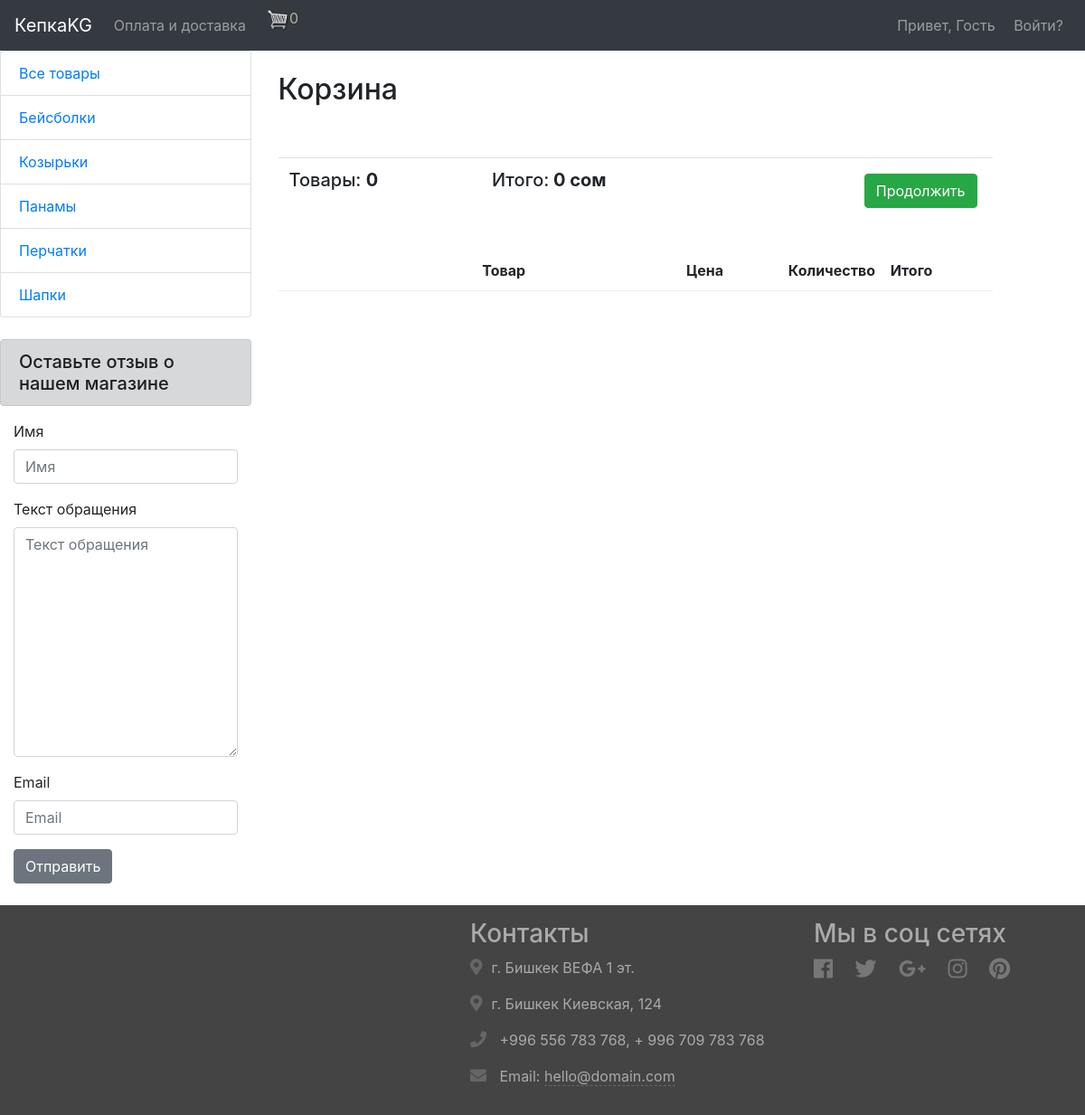
The page /order/cart/ on the database its author committed.
### product/models.py (models this page shows, shortened)
class Category(models.Model):
    name = models.CharField(max_length=255, verbose_name="Категория")
    class Meta:
        verbose_name = "категорию"
        verbose_name_plural = "Категории"

### order/views.py (the view)
# urls.py: path("cart/", cart, name="cart"),
def cart(request):
	data = cartData(request)
	cartItems = data['cartItems']
	order = data['order']
	items = data['items']
	context = {'items':items, 'order':order, 'cartItems':cartItems}
	return render(request, 'cart.html', context)

### feedback/forms.py
class FeedbackForm(forms.ModelForm):
    class Meta:
        model = Feedback
        fields = ["name", "text","email"]

### order/utils.py (called while the page is built, shortened)
def cookieCart(request):
	try:
		cart = json.loads(request.COOKIES['cart'])
	except:
		cart = {}
	items = []
	order = {'get_cart_total':0, 'get_cart_items':0}
	cartItems = order['get_cart_items']
	return {'cartItems':cartItems, 'order':order, 'items':items}

def cartData(request):
	if request.user.is_authenticated:
		customer = request.user.customer
		order, created = Order.objects.get_or_create(customer=customer, complete=False)
		items = order.orderitem_set.all()
		cartItems = order.get_cart_items
	else:
		cookieData = cookieCart(request)
		cartItems = cookieData['cartItems']
		order = cookieData['order']
		items = cookieData['items']
	return {'cartItems':cartItems, 'order':order, 'items':items}

### product/context_processors.py (called while the page is built)
def category(request):
    context = {}
    context["categories"] = Category.objects.order_by("name")
    context["feedback_form"] = FeedbackForm()
    return context

### order/templates/cart.html (shortened to what this page needs)
{% extends 'index.html' %}
{% load bootstrap4 %}
{% load static %}
{% block content %}
    <h2>Корзина</h2>
    <div class="row">
		<div class="col-lg-12">
			<div class="box-element">
                <br>
                <br>
				<table class="table">
					<tr>
						<th><h5>Товары: <strong>{{ order.get_cart_items }}</strong></h5></th>
						<th><h5>Итого:<strong> {{ order.get_cart_total }} сом</strong></h5></th>
						<th>
							<a  style="float:right; margin:5px;" class="btn btn-success" href="{% url 'checkout' %}">Продолжить</a>
						</th>
					</tr>
                </table>
            </div>
			<br>
			<div class="box-element">
				<div class="cart-row">
					<div style="flex:2"></div>
					<div style="flex:2"><strong>Товар</strong></div>
					<div style="flex:1"><strong>Цена</strong></div>
					<div style="flex:1"><strong>Количество</strong></div>
					<div style="flex:1"><strong>Итого</strong></div>
				</div>
			</div>
		</div>
	</div>
{% endblock %}

### product/templates/index.html (shortened to what this page needs)
{% load bootstrap4 %}
{% load static %}
<!DOCTYPE html>
<html lang="ru">
<head>
    <link rel="stylesheet" href="https://stackpath.bootstrapcdn.com/bootstrap/4.5.2/css/bootstrap.min.css">
    <link rel="stylesheet" href="https://maxcdn.bootstrapcdn.com/font-awesome/4.7.0/css/font-awesome.min.css">
    <link rel="stylesheet" href="https://use.fontawesome.com/releases/v5.0.6/css/all.css">
    <link rel="stylesheet" href="{% static 'css/styles.css' %}">
    <link rel="stylesheet" type="text/css" href="{% static 'css/for_cart_icons.css' %}">
</head>
<body>
    <nav class="navbar navbar-expand-md navbar-dark bg-dark">
        <a href="{% url 'products' %}" class="navbar-brand">КепкаKG</a>
        <div class="collapse navbar-collapse" id="navbarCollapse">
            <div class="navbar-nav">
                <a href="{% url 'info' %}" class="nav-item nav-link">Оплата и доставка</a>
                <a href="{% url 'cart' %}">
                  <img  id="cart-icon" src="{% static 'images/cart.png' %}">
                </a>
                <p id="cartItems" style="color:rgb(179, 182, 150)">{{cartItems}}</p>
            </div>
        </div>
          <form class="navbar-nav">
            <li class="nav-item">
                {% if request.user.is_authenticated and request.user %}
                <li class="nav-item dropdown">
                  <a class="nav-link dropdown-toggle" href="#" id="navbardrop" data-toggle="dropdown">
                    {{ request.user.username }}
                  </a>
                  <div class="dropdown-menu">
                    <a class="dropdown-item" href="{% url 'edit-profile' request.user.profile.id %}">
                      Мой профиль
                    </a>
                    <a class="dropdown-item" href="{% url 'orders_list' %}">
                      Мои покупки
                    </a>
                  </div>
                </li>
                    <a href="{% url 'account_logout' %}" class="nav-link d-inline">Выйти?</a>
                {% else %}
                    <a href="#" class="nav-link d-inline">
                      Привет, Гость
                    </a>
                    <a href="{% url 'account_login' %}" class="nav-link d-inline">Войти?</a>
                {% endif %}
            </li>
          </form>
    </nav>
    <div>
      {% block page %}
        <div class="row">
          <div class="col-lg-3 col-md-2">
            <div class="list-group">
              <a href="{% url 'products' %}" class="list-group-item">Все товары</a>
              {% for category in categories %}
                <a href="{% url 'category' category.id %}"
                  class="list-group-item
                ">
                  {{ category.name }}
                </a>
              {% endfor %}
            </div>
            <br>
            <h5 class="alert alert-dark">Оставьте отзыв о нашем магазине</h5>
            <div class="container-fluid">
              <form action="{% url 'feedback' %}" method="POST" enctype="multipart/form-data">
                {% bootstrap_form feedback_form %}
                <button class="btn btn-secondary">
                  Отправить
                </button>
              </form>
            </div>
          </div>
        <div class="col-lg-8 col-md-9"><br>
          {% block content %}
          {% endblock %}
        </div>
      </div>
      {% endblock %}
    </div>
    <br>
        <footer>
        	<div class="footer-bottom">
		        <div class="container">
		        	<div class="row">
		        		<div class="col-md-4 col-lg-4 footer-about wow fadeInUp">
	                    </div>
		        		<div class="col-md-4 col-lg-4 offset-lg-1 footer-contact wow fadeInDown">
		        			<h3>Контакты</h3>
                            <p><i class="fas fa-map-marker-alt"></i>г. Бишкек ВЕФА 1 эт.</p>
                            <p><i class="fas fa-map-marker-alt"></i>г. Бишкек Киевская, 124</p>
		                	<p><i class="fas fa-phone"></i> +996 556 783 768, + 996 709 783 768</p>
		                	<p><i class="fas fa-envelope"></i> Email: <a href="mailto:hello@domain.com">hello@domain.com</a></p>
	                    </div>
	                    <div class="col-md-4 col-lg-3 footer-social wow fadeInUp">
	                    	<h3>Мы в соц сетях</h3>
	                    	<p>
	                    		<a href="#"><i class="fab fa-facebook"></i></a>
								<a href="#"><i class="fab fa-twitter"></i></a>
								<a href="#"><i class="fab fa-google-plus-g"></i></a>
								<a href="#"><i class="fab fa-instagram"></i></a>
								<a href="#"><i class="fab fa-pinterest"></i></a>
	                    	</p>
	                    </div>
		            </div>
		        </div>
	        </div>
        </footer>
</body>
</html>

### product/static/css/styles.css (style rules this page uses)
.footer-contact p { word-wrap: break-word; }
.footer-contact i { padding-right: 10px; font-size: 18px; color: #666; }
.footer-contact p a { color: #aaa; border-bottom: 1px dashed #666; }
.footer-social a { display: inline-block; margin-right: 20px; margin-bottom: 8px; color: #777; border: 0; }
.footer-social i { font-size: 24px; vertical-align: middle; }
.footer-bottom { padding: 15px 0; background: #444; text-align: left; color: #aaa; }

### rows shown on the page
Category: name "Бейсболки"
Category: name "Козырьки"
Category: name "Панамы"
Category: name "Перчатки"
Category: name "Шапки"

### other values the page prints
{{ cartItems }} "0"
{{ order.get_cart_items }} "0"
{{ order.get_cart_total }} "0"
